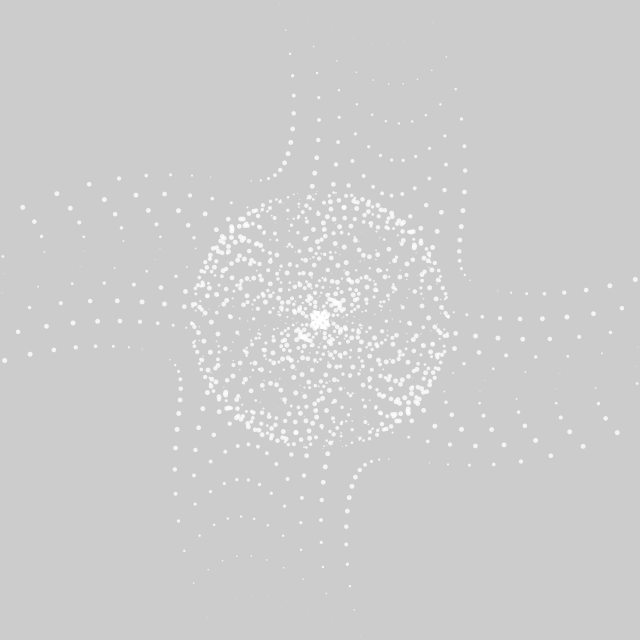
Frame 1 (no input)
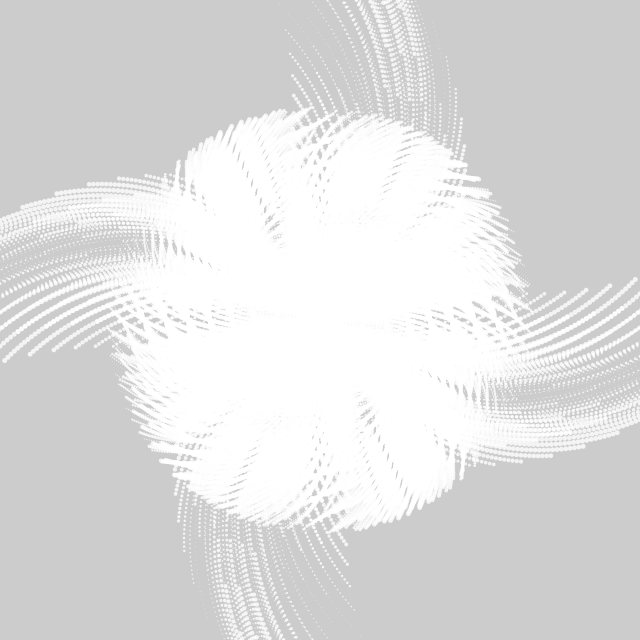
Frame 60 (the mouse pressed at the canvas centre just before this capture)
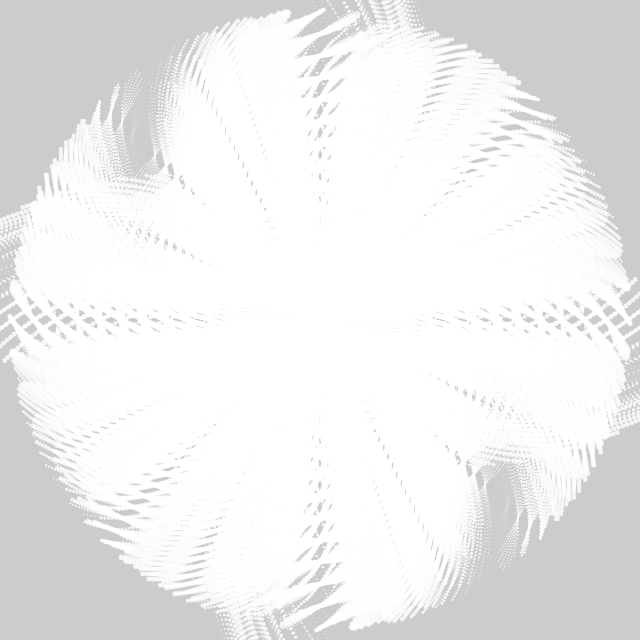
Frame 120 (the mouse held since frame 60 and released just before this capture)

The Processing sketch that drew these frames (run headless with seeded random() and noise(); from frame 60 on, the mouse is pressed at the canvas centre):

// Processing sketch: day054
// ── day054.pde
float r, x, y;
void setup() {
  size(640, 640);
  fill(-1, 200);
  noStroke();
}
void draw() {
  clear();
  for (x=-220; x<221; x+=11)
    for (y=-220; y<221; y+=11) {
      push();
      translate(x+320, y+320);
      rotate(r-mag(y, x)*PI/180);
      circle(x, y, sin((x+y)*PI/180)*5);
      pop();
    }
  r+=PI/180;
}
